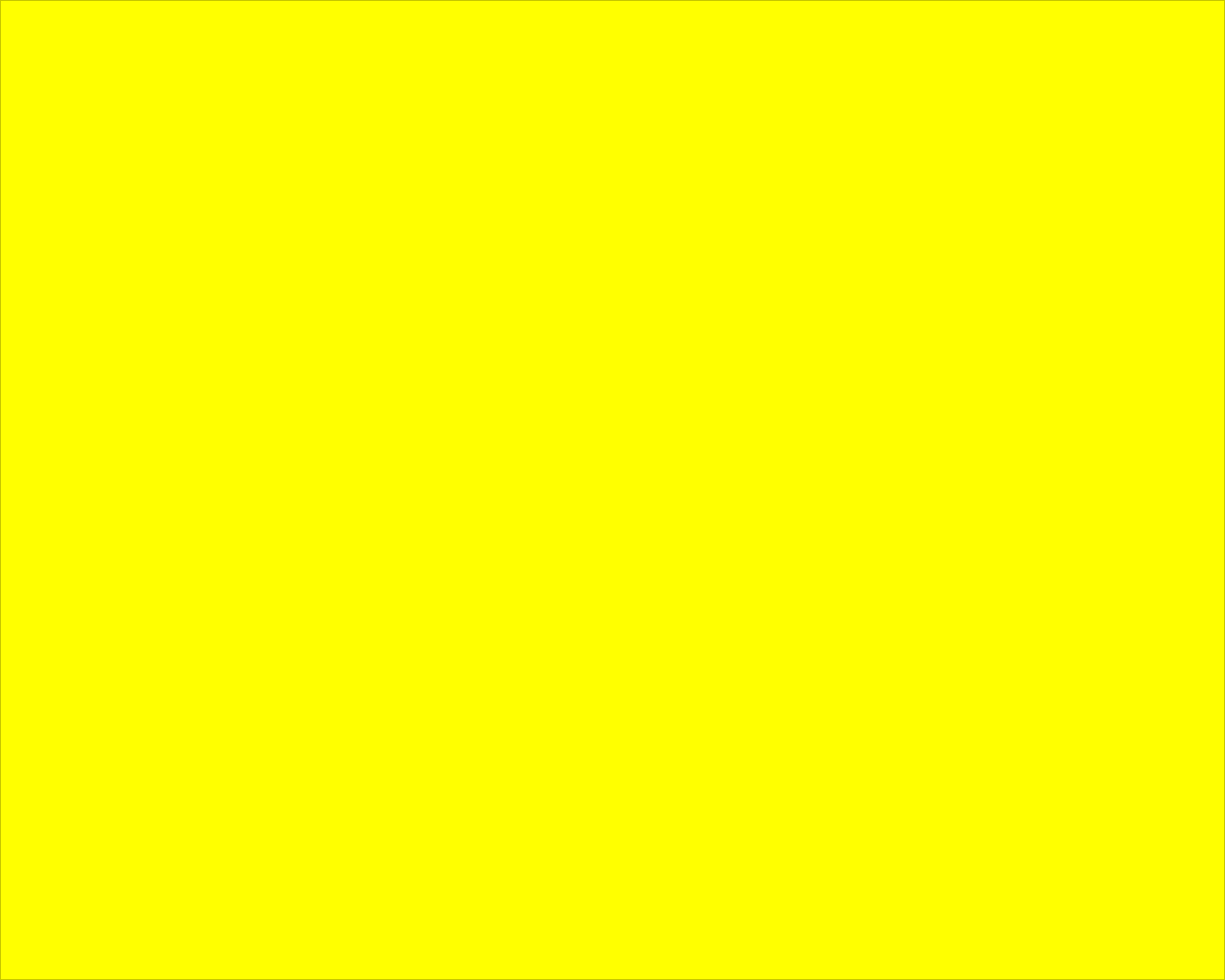
<?xml version="1.0" encoding="UTF-8"?>
<ui version="4.0">
 <class>NoncriticalErrorPage</class>
 <widget class="QWidget" name="NoncriticalErrorPage">
  <property name="geometry">
   <rect>
    <x>0</x>
    <y>0</y>
    <width>1280</width>
    <height>1024</height>
   </rect>
  </property>
  <property name="windowTitle">
   <string>Form</string>
  </property>
  <widget class="QFrame" name="frame">
   <property name="geometry">
    <rect>
     <x>0</x>
     <y>0</y>
     <width>1280</width>
     <height>1024</height>
    </rect>
   </property>
   <property name="styleSheet">
    <string notr="true">QFrame {
	background-color: rgb(255, 255, 0);
}</string>
   </property>
   <property name="frameShape">
    <enum>QFrame::StyledPanel</enum>
   </property>
   <property name="frameShadow">
    <enum>QFrame::Raised</enum>
   </property>
  </widget>
 </widget>
 <resources/>
 <connections/>
</ui>
